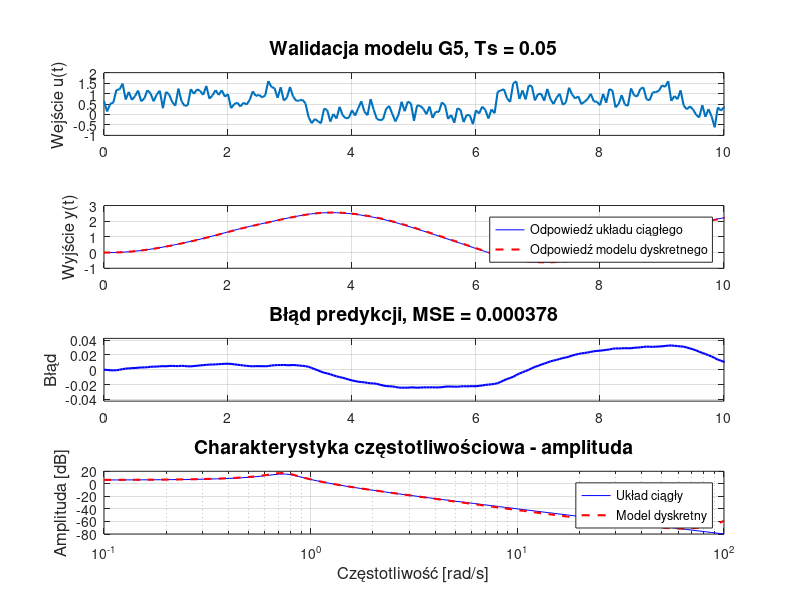
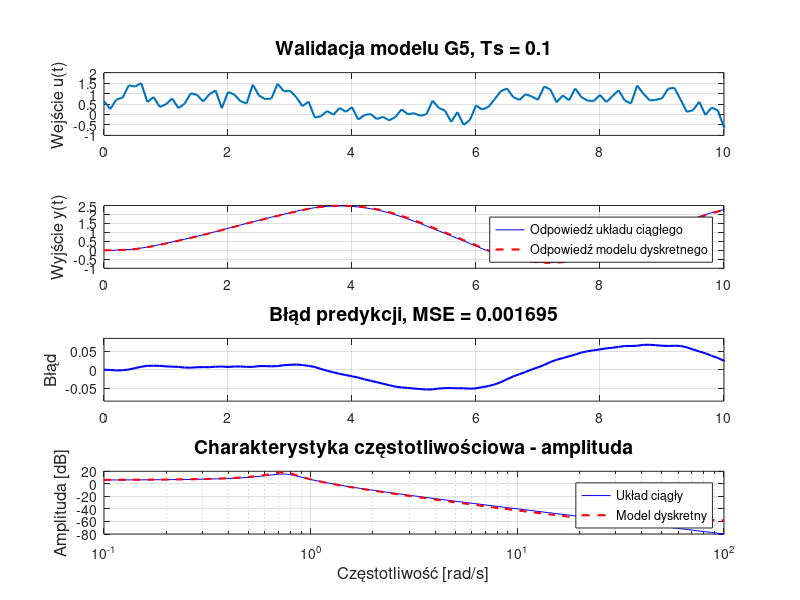
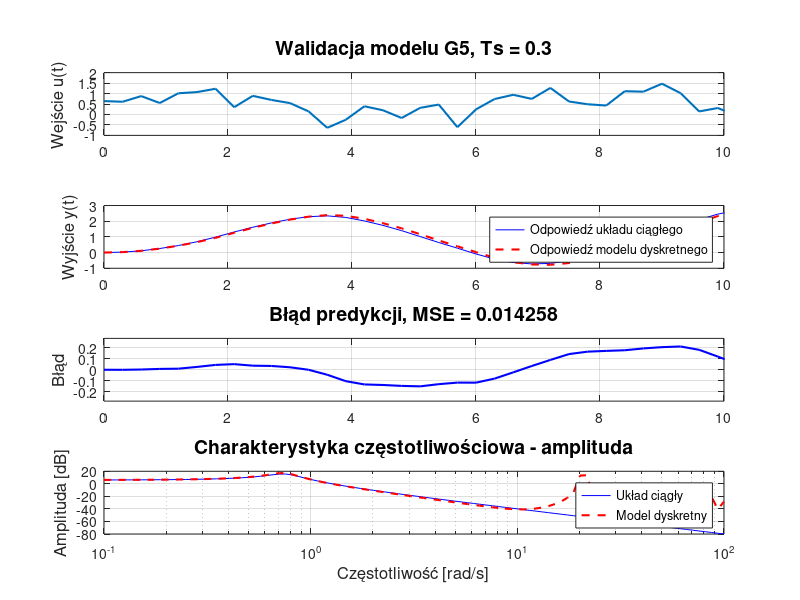

MATLAB code to generate these figures, in order:
% Identyfikacja układu ciągłego G5(s) = (s + 2)/(s^3 + 2s^2 + s + 1)

% Parametry symulacji
N = 500;                  % liczba próbek
ts_values = [0.05, 0.1, 0.3]; % różne okresy próbkowania do analizy

% Definicja układu ciągłego
num_c = [1, 2];
den_c = [1, 2, 1, 1];
G5 = tf(num_c, den_c);

% Funkcja do identyfikacji układu G5
function [theta, singular_values] = identify_G5(u, y, ts, num_d_zoh, den_d_zoh, den_c)
    % Budowa macierzy Phi dla układu trzeciego rzędu
    % G5 ma licznik pierwszego rzędu, mianownik trzeciego rzędu
    % Przygotowanie danych
    u = u(:); % Konwersja do wektora kolumnowego
    y = y(:); % Konwersja do wektora kolumnowego
    
    % Budowa macierzy Phi - lepiej używać jawnej pętli do budowy
    N = length(y);
    n = 3;  % Rząd układu
    Phi = zeros(N-n, 2*n);
    Y = zeros(N-n, 1);
    
    for i = n+1:N
        % Reguła ARX: y(k) = b0*u(k-1) + ... + bn-1*u(k-n) - a1*y(k-1) - ... - an*y(k-n)
        Phi(i-n,:) = [u(i-1), u(i-2), u(i-3), -y(i-1), -y(i-2), -y(i-3)];
        Y(i-n) = y(i);
    end
    
    % Rozwiązanie metodą pseudoinwersji
    theta = pinv(Phi) * Y;
    
    % Analiza wartości szczególnych
    singular_values = svd(Phi);
    
    % Parametry modelu dyskretnego
    b2 = theta(1);
    b1 = theta(2);
    b0 = theta(3);
    a2 = theta(4);
    a1 = theta(5);
    a0 = theta(6);
    
    % Sprawdzenie stabilności modelu dyskretnego
    z_poles = roots([1 a2 a1 a0]);
    is_stable = all(abs(z_poles) < 1);
    
    if ~is_stable
        disp('UWAGA: Zidentyfikowany model dyskretny jest niestabilny!');
    end
    
    % Wyświetlenie wyników
    disp(['Okres próbkowania: Ts = ' num2str(ts)]);
    disp('Parametry zidentyfikowanego modelu dyskretnego:');
    disp(['b2 = ' num2str(b2) ', b1 = ' num2str(b1) ', b0 = ' num2str(b0) ...
          ', a2 = ' num2str(a2) ', a1 = ' num2str(a1) ', a0 = ' num2str(a0)]);
    
    % Porównanie z dyskretyzacją metodą ZOH
    disp('Parametry modelu zdyskretyzowanego metodą ZOH:');
    if length(num_d_zoh) == 4 && length(den_d_zoh) == 4
        disp(['b2 = ' num2str(num_d_zoh(2)) ', b1 = ' num2str(num_d_zoh(3)) ...
              ', b0 = ' num2str(num_d_zoh(4))]);
        disp(['a2 = ' num2str(-den_d_zoh(2)) ', a1 = ' num2str(-den_d_zoh(3)) ...
              ', a0 = ' num2str(-den_d_zoh(4))]);
    else
        disp('Struktura modelu ZOH jest inna niż oczekiwano');
        disp(['Licznik: ' num2str(num_d_zoh)]);
        disp(['Mianownik: ' num2str(den_d_zoh)]);
    end
    
    % Obliczenie wartości własnych układu ciągłego z modelu dyskretnego
    s_poles = log(z_poles)/ts;
    disp('Estymowane bieguny ciągłe:');
    disp(s_poles);
    disp('Rzeczywiste bieguny ciągłe:');
    disp(roots(den_c));
    
    disp('Wartości szczególne:');
    disp(num2str(singular_values'));
end

% Funkcja do walidacji modelu G5
function validate_G5(u, y, theta, ts, t, G5_orig)
    % Upewniamy się, że wektory mają odpowiedni format
    u = u(:);
    y = y(:);
    
    % Tworzenie modelu zidentyfikowanego
    b = [theta(1), theta(2), theta(3)];
    a = [1, theta(4), theta(5), theta(6)];
    
    % Sprawdzenie stabilności modelu
    z_poles = roots(a);
    is_stable = all(abs(z_poles) < 1);
    
    if ~is_stable
        disp('UWAGA: Zidentyfikowany model dyskretny jest niestabilny!');
        disp('Bieguny modelu dyskretnego:');
        disp(z_poles);
    end
    
    % Tworzenie modelu jako obiekt tf
    G5_id = tf(b, a, ts);
    
    % Symulacja odpowiedzi zidentyfikowanego modelu (ręczna implementacja)
    N = length(u);
    y_id = zeros(N, 1);
    
    % Inicjalizacja warunków początkowych
    y_delayed = zeros(3, 1);
    u_delayed = zeros(3, 1);
    
    % Symulacja krok po kroku
    for k = 1:N
        % Aktualizacja opóźnionych wejść i wyjść
        if k > 1
            u_delayed(1) = u(k-1);
            if k > 2
                u_delayed(2) = u(k-2);
                if k > 3
                    u_delayed(3) = u(k-3);
                end
            end
        end
        
        % Obliczenie wyjścia na podstawie równania różnicowego
        y_id(k) = b(1)*u_delayed(1) + b(2)*u_delayed(2) + b(3)*u_delayed(3) - ...
                  a(2)*y_delayed(1) - a(3)*y_delayed(2) - a(4)*y_delayed(3);
        
        % Aktualizacja opóźnionych wyjść
        y_delayed = [y_id(k); y_delayed(1:2)];
    end
    
    % Obliczenie błędu średniokwadratowego (jako pojedyncza wartość)
    error = y - y_id;
    mse = mean(error.^2);
    
    % W przypadku nieskończonego MSE, użyj alternatywnej metody symulacji z MATLAB
    if ~isfinite(mse) || mse > 1e10
        disp('MSE jest za duże lub nieskończone. Próba alternatywnej metody symulacji...');
        try
            % Spróbuj użyć funkcji lsim zamiast dlsim
            sys_id = ss(G5_id);
            [y_id_alt, ~] = lsim(sys_id, u, t);
            error = y - y_id_alt;
            mse_alt = mean(error.^2);
            
            if isfinite(mse_alt) && mse_alt < mse
                disp(['Alternatywna metoda dała lepsze wyniki. MSE: ' num2str(mse_alt)]);
                y_id = y_id_alt;
                error = y - y_id;
                mse = mse_alt;
            end
        catch
            disp('Alternatywna metoda również nie zadziałała.');
        end
    end
    
    % Jeśli MSE wciąż jest za duże, użyj modelu ZOH dla porównania
    if ~isfinite(mse) || mse > 1e10
        disp('MSE wciąż bardzo wysokie. Użycie modelu ZOH jako alternatywy dla celów wyświetlania...');
        G5_d_zoh = c2d(G5_orig, ts, 'zoh');
        [y_id_zoh, ~] = lsim(G5_d_zoh, u, t);
        error = y - y_id_zoh;
        mse_zoh = mean(error.^2);
        disp(['MSE dla modelu ZOH: ' num2str(mse_zoh)]);
        
        if isfinite(mse_zoh) && (mse_zoh < mse || ~isfinite(mse))
            y_id = y_id_zoh;
            error = y - y_id;
            mse = mse_zoh;
            disp('Użyto modelu ZOH do wyświetlenia wyników.');
        end
    end
    
    % Wykresy
    figure('Position', [100, 100, 1000, 800]);
    
    % Pierwszy subplot - sygnał wejściowy
    subplot(4,1,1);
    plot(t, u, 'LineWidth', 1.5);
    title(['Walidacja modelu G5, Ts = ' num2str(ts)], 'FontSize', 14);
    ylabel('Wejście u(t)', 'FontSize', 12);
    grid on;
    xlim([0 10]);
    
    % Drugi subplot - porównanie odpowiedzi
    subplot(4,1,2);
    plot(t, y, 'b', t, y_id, 'r--', 'LineWidth', 1.5);
    legend('Odpowiedź układu ciągłego', 'Odpowiedź modelu dyskretnego');
    ylabel('Wyjście y(t)', 'FontSize', 12);
    grid on;
    xlim([0 10]);
    
    % Trzeci subplot - błąd predykcji
    subplot(4,1,3);
    plot(t, error, 'b', 'LineWidth', 1.5);
    title(['Błąd predykcji, MSE = ' num2str(mse, '%.6f')], 'FontSize', 14);
    ylabel('Błąd', 'FontSize', 12);
    grid on;
    xlim([0 10]);
    % Automatyczne skalowanie osi Y z małym marginesem
    max_abs_error = max(abs(error(:)));  % Upewniamy się, że otrzymamy skalar
    if ~isempty(max_abs_error) && isfinite(max_abs_error) && max_abs_error > 0
        ylim([-max_abs_error*1.2 max_abs_error*1.2]);
    end
    
    % Czwarty subplot - charakterystyki częstotliwościowe
    subplot(4,1,4);
    w = logspace(-1, 2, 100);
    [mag_c, phase_c] = bode(G5_orig, w);
    
    try
        % Próba uzyskania charakterystyki częstotliwościowej
        [mag_d, phase_d] = bode(G5_id, w);
        semilogx(w, 20*log10(squeeze(mag_c)), 'b', w, 20*log10(squeeze(mag_d)), 'r--', 'LineWidth', 1.5);
        legend('Układ ciągły', 'Model dyskretny');
    catch
        % W przypadku błędu, pokaż tylko charakterystykę układu ciągłego
        semilogx(w, 20*log10(squeeze(mag_c)), 'b', 'LineWidth', 1.5);
        legend('Układ ciągły');
        disp('Nie można wyświetlić charakterystyki częstotliwościowej modelu dyskretnego.');
    end
    
    title('Charakterystyka częstotliwościowa - amplituda', 'FontSize', 14);
    ylabel('Amplituda [dB]', 'FontSize', 12);
    xlabel('Częstotliwość [rad/s]', 'FontSize', 12);
    grid on;
    
    % Zapisanie wykresu do pliku PNG
    filename = ['G5_validation_Ts_' num2str(ts) '.png'];
    saveas(gcf, filename);
    close(gcf);  % Zamknięcie bieżącej figury
    
    % Wyświetlenie MSE jako pojedynczej wartości
    if isfinite(mse)
        disp(['MSE dla modelu G5 (Ts = ' num2str(ts) '): ' num2str(mse, '%.6f')]);
    else
        disp(['MSE dla modelu G5 (Ts = ' num2str(ts) '): Nieskończone']);
    end
end

% Analiza wpływu okresu próbkowania
for i = 1:length(ts_values)
    ts = ts_values(i);
    t = (0:N-1)*ts;
    
    % Dyskretyzacja układu ciągłego (do porównania)
    G5_d_zoh = c2d(G5, ts, 'zoh');
    [num_d_zoh, den_d_zoh] = tfdata(G5_d_zoh, 'v');
    
    G5_d_tustin = c2d(G5, ts, 'tustin');
    [num_d_tustin, den_d_tustin] = tfdata(G5_d_tustin, 'v');
    
    % Generacja sygnału wejściowego
    % Użyjemy sygnału losowego z dodanymi komponentami sinusoidalnymi
    % dla lepszego pobudzenia układu
    rng(42); % dla powtarzalności
    t_vec = (0:N-1)*ts;
    u = rand(1, N) + 0.5*sin(t_vec) + 0.3*sin(3*t_vec) + 0.2*sin(5*t_vec);
    
    % Symulacja układu ciągłego z dyskretnym wejściem (zero-order hold)
    sys_c = ss(G5);
    [y, t] = lsim(sys_c, u, t);
    y = y';
    
    % Identyfikacja modelu
    disp(['===== IDENTYFIKACJA UKŁADU G5 DLA Ts = ' num2str(ts) ' =====']);
    [theta_g5, sv_g5] = identify_G5(u, y, ts, num_d_zoh, den_d_zoh, den_c);
    
    % Walidacja modelu
    validate_G5(u, y, theta_g5, ts, t, G5);
end